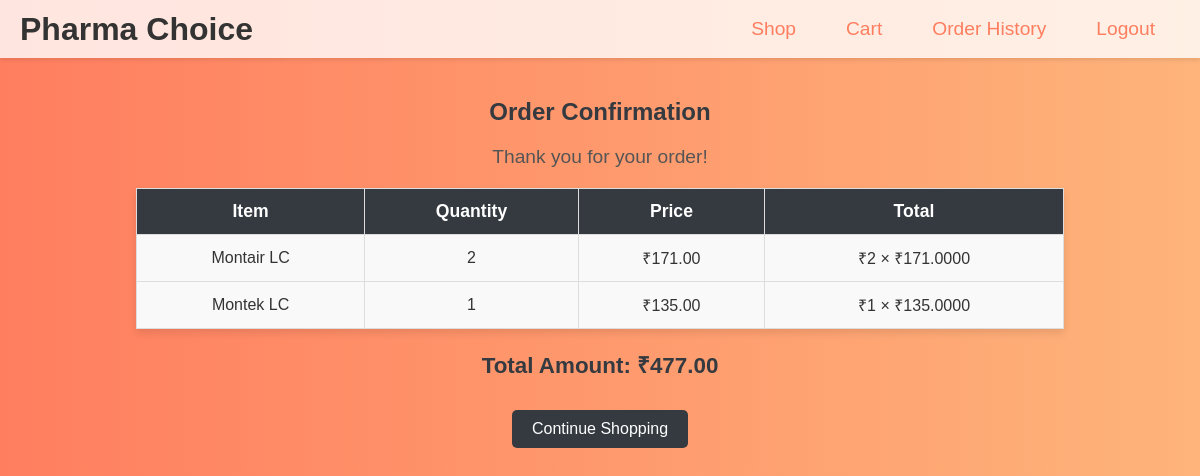
/order-confirmation/1/ (signed in), run on the app's committed database.
### inventory/models.py (models this page shows, shortened)
class OrderItem(models.Model):
    order = models.ForeignKey(UserOrder, related_name='items', on_delete=models.CASCADE)
    drug = models.ForeignKey(Drug, on_delete=models.CASCADE)
    quantity = models.PositiveIntegerField()
    price = models.DecimalField(max_digits=10, decimal_places=2)

class Drug(models.Model):
    drug_id = models.AutoField(primary_key=True)
    drug_name = models.CharField(max_length=200)
    category = models.ForeignKey(Category, on_delete=models.CASCADE)
    price = models.DecimalField(max_digits=10, decimal_places=2)
    discount = models.DecimalField(max_digits=5, decimal_places=2)
    stock_status = models.BooleanField(default=True)
    @property
    def price_after_discount(self):
        return self.price - (self.price * self.discount / 100)

class UserOrder(models.Model):
    user = models.ForeignKey(settings.AUTH_USER_MODEL, on_delete=models.CASCADE)
    total_amount = models.DecimalField(max_digits=10, decimal_places=2, default=0)

### inventory/views.py (the view)
# urls.py: path('order-confirmation/<int:order_id>/', views.order_confirmation, name='order_confirmation'),
@login_required
def order_confirmation(request, order_id):
    order = get_object_or_404(UserOrder, id=order_id, user=request.user)
    return render(request, 'inventory/order_confirmation.html', {'order': order})

### inventory/templates/inventory/order_confirmation.html (shortened to what this page needs)
{% extends "inventory/base.html" %}
{% block content %}
<h2>Order Confirmation</h2>
<p>Thank you for your order!</p>
<table>
    <thead>
        <tr>
            <th>Item</th>
            <th>Quantity</th>
            <th>Price</th>
            <th>Total</th>
        </tr>
    </thead>
    <tbody>
        {% for item in order.items.all %}
        <tr>
            <td>{{ item.drug.drug_name }}</td>
            <td>{{ item.quantity }}</td>
            <td>₹{{ item.price }}</td>
            <td>₹{{ item.quantity|add:"0" }} × ₹{{ item.drug.price_after_discount }}</td>
        </tr>
        {% endfor %}
    </tbody>
</table>
<p class="total-amount"><strong>Total Amount: ₹{{ order.total_amount }}</strong></p>
<div class="cta">
    <a href="{% url 'drug_list' %}">Continue Shopping</a>
</div>
{% endblock %}

### inventory/templates/static/css/styles.css (style rules this page uses)
body { font-family: Arial, sans-serif; background-color: #f9f9f9; color: #333; margin: 0; }
h2 { color: #333; margin-top: 20px; }
table { width: 100%; border-collapse: collapse; margin-top: 20px; }
th, td { padding: 10px; text-align: left; border: 1px solid #ddd; }

### inventory/templates/inventory/base.html (style rules this page uses)
body { font-family: Arial, sans-serif; margin: 0; padding: 0; background: linear-gradient(to right, #ff7e5f, #feb47b); color: #333; }

### inventory/templates/inventory/order_confirmation.html (style rules this page uses)
body { font-family: Arial, sans-serif; background-color: #f9f9f9; color: #333; }
h2 { text-align: center; color: #343a40; margin-bottom: 20px; }
p { text-align: center; font-size: 1.2em; color: #555; }
table { width: 80%; margin: 20px auto; border-collapse: collapse; box-shadow: 0 4px 8px rgba(0, 0, 0, 0.1); }
table th, table td { border: 1px solid #ddd; padding: 12px 15px; text-align: center; }
table th { background-color: #343a40; color: #fff; font-size: 1.1em; }
table td { background-color: #f9f9f9; font-size: 1em; }
table tbody tr:nth-child(even) { background-color: #f2f2f2; }
.total-amount { text-align: center; font-size: 1.4em; color: #343a40; margin-top: 20px; }
.cta { display: flex; justify-content: center; margin-top: 30px; }
.cta a { background-color: #343a40; color: white; border: none; border-radius: 5px; padding: 10px 20px; text-decoration: none; font-size: 1em; transition: background-color 0.3s ease, transform 0.2s ease; }

### data on the page
OrderItem: drug.drug_name "Montair LC", quantity "2", price "171.00", quantity|add "2", drug.price_after_discount "171.0000"
OrderItem: drug.drug_name "Montek LC", quantity "1", price "135.00", quantity|add "1", drug.price_after_discount "135.0000"
UserOrder: total_amount "477.00"
